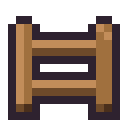
#> input picture Assets/Generated/v13/fence_wood.png, 16 x 16 px (shown 8 times larger)
$ python gen_gate.py
#> lines starting #> are read from the running program, lines starting #| are printed output that depends on the picture
"""Night Harvest 1.4.1 fence gate (closed / open + icon), drawn from the fence block.
Run: python3 tools_dev/gen_gate.py  (writes Assets/Generated/v131/gate_wood*.png)"""
import os
from PIL import Image
ROOT = os.path.join(os.path.dirname(__file__), "..", "Assets", "Generated")
fence = Image.open(os.path.join(ROOT, "v13", "fence_wood.png")).convert("RGBA")
#> fence is the input picture: PIL image 16x16 RGBA; mean R, G, B, A 60, 42.8, 33, 147.4
px = fence.load()
# sample the fence palette: outline (darkest), wood light, wood dark
cols = sorted({px[x, y][:3] for x in range(16) for y in range(16) if px[x, y][3]}, key=lambda c: sum(c))
#> cols = [(46, 34, 47), (74, 47, 28), (110, 74, 42), (160, 112, 62), (194, 141, 90)]
OUT_C, DARK, LIGHT = cols[0], cols[len(cols) // 3], cols[-1]
#> OUT_C = (46, 34, 47); DARK = (74, 47, 28); LIGHT = (194, 141, 90)
IRON = (70, 72, 82)

closed = fence.copy()
c = closed.load()
# diagonal brace across the inner gap (x 5..10, from bottom rail up to the top rail)
for i, x in enumerate(range(5, 11)):
    y = 12 - i
    for yy in (y, y + 1):
        if 4 <= yy <= 13:
            c[x, yy] = LIGHT + (255,)
    if 4 <= y - 1 <= 13 and c[x, y - 1][3]:
        c[x, y - 1] = DARK + (255,)
# a latch on the right post
for y in (7, 8):
    c[11, y] = IRON + (255,)
closed.save(os.path.join(ROOT, "v131", "gate_wood.png"))
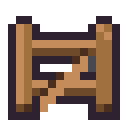
#> saved as gate_wood.png: PIL image 16x16 RGBA (shown 8 times larger); mean R, G, B, A 65.4, 46.9, 35.1, 150.4; transparent parts drawn white

opened = Image.new("RGBA", (16, 16), (0, 0, 0, 0))
#> opened: PIL image 16x16 RGBA; every value is 0
o = opened.load()
for y in range(16):
    for x in list(range(0, 5)) + list(range(11, 16)):
        o[x, y] = px[x, y]
# the gate swung open: seen edge-on next to the left post
for y in range(3, 15):
    o[5, y] = OUT_C + (255,)
    o[6, y] = (LIGHT if y % 4 else DARK) + (255,)
    o[7, y] = OUT_C + (255,)
opened.save(os.path.join(ROOT, "v131", "gate_wood_open.png"))
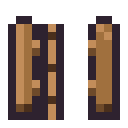
#> saved as gate_wood_open.png: PIL image 16x16 RGBA (shown 8 times larger); mean R, G, B, A 53.4, 38.2, 30.3, 135.5; transparent parts drawn white
closed.save(os.path.join(ROOT, "v131", "icon_gate_wood.png"))
print("gate ok")

$ run again, with Assets/Generated/v13/berry_bush.png copied over Assets/Generated/v13/fence_wood.png
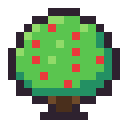
#> input picture Assets/Generated/v13/berry_bush.png, 16 x 16 px (shown 8 times larger)
#> fence is the input picture: PIL image 16x16 RGBA; mean R, G, B, A 46.1, 73.7, 40, 143.4
#> cols = [(46, 34, 47), (74, 47, 28), (110, 74, 42), (35, 144, 99), (232, 59, 59), (90, 197, 79), (145, 219, 105)]
#> OUT_C = (46, 34, 47); DARK = (110, 74, 42); LIGHT = (145, 219, 105)
#> `closed.save(os.path.join(ROOT, "v131", "gate_wood.png"))`:
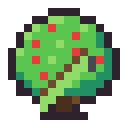
#> saved as gate_wood.png: PIL image 16x16 RGBA (shown 8 times larger); mean R, G, B, A 48.9, 74.5, 40.9, 144.4; transparent parts drawn white
#> opened: PIL image 16x16 RGBA; every value is 0
#> `opened.save(os.path.join(ROOT, "v131", "gate_wood_open.png"))`:
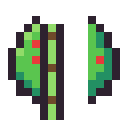
#> saved as gate_wood_open.png: PIL image 16x16 RGBA (shown 8 times larger); mean R, G, B, A 28.6, 41.7, 26.4, 99.6; transparent parts drawn white
